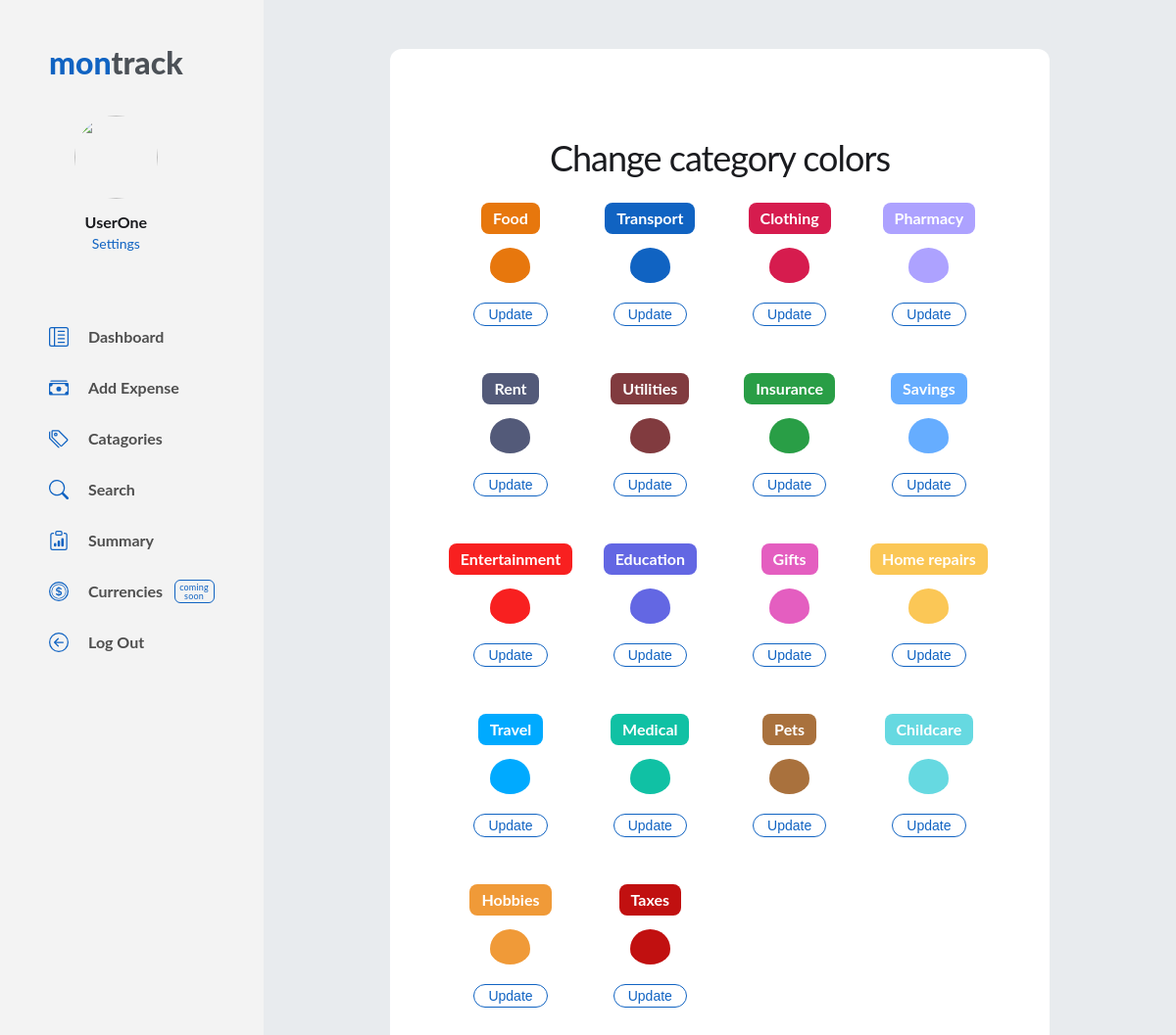
The page /categories (signed in) on the database as committed earlier.
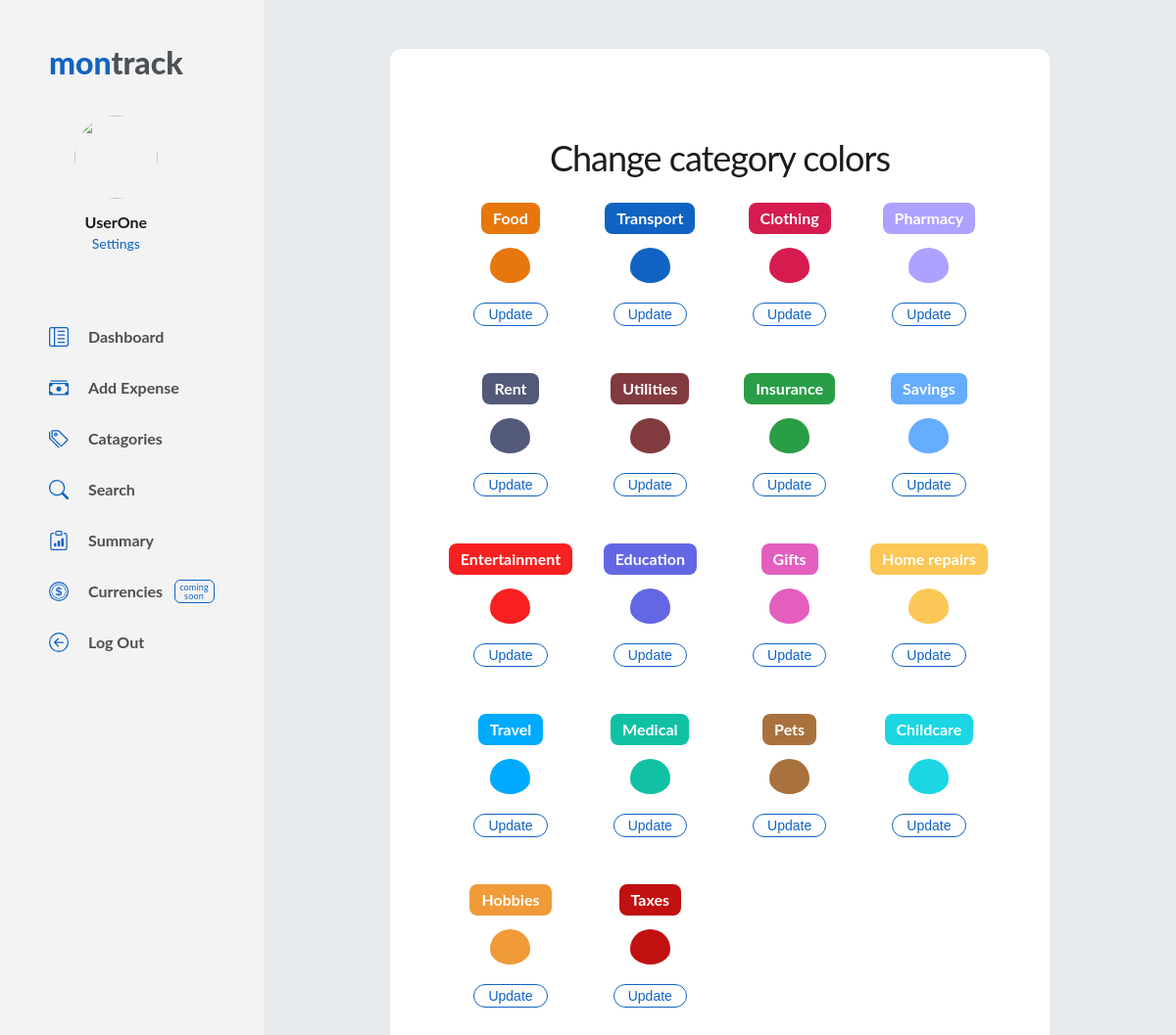
The same page on the database as committed later.
### tables this page shows
CREATE TABLE users (
    user_id INTEGER PRIMARY KEY AUTOINCREMENT NOT NULL,
    fname TEXT NOT NULL,
    lname TEXT NOT NULL,
    username TEXT NOT NULL,
    email TEXT NOT NULL,
    hash TEXT NOT NULL
, image TEXT NOT NULL DEFAULT 'https://uploads-ssl.webflow.com/63987bd2db675b2f0fd5a56e/63987bd2db675bb88dd5a5a1_Icon%202.svg');

CREATE TABLE categories (
    category_id INTEGER PRIMARY KEY AUTOINCREMENT NOT NULL,
    category TEXT UNIQE NOT NULL,
    color TEXT NOT NULL DEFAULT "#1063c2"
);

### app.py (the view, shortened to what this page needs)
@app.route("/categories", methods=["GET", "POST"])
@login_required
def categories():
    user_id = session["user_id"]
    connect = sqlite3.connect("expenses.db")
    cursor = connect.cursor()
    cursor.execute("SELECT username FROM users WHERE user_id = ?", (user_id,))
    username = cursor.fetchone()[0]
    cursor.execute("SELECT image FROM users WHERE user_id = ?", (user_id,))
    userimage = cursor.fetchone()[0]
    cursor.execute("SELECT * FROM categories")
    categories = cursor.fetchall()
    if request.method == "GET":
        return render_template("categories.html", username=username, userimage=userimage, categories=categories)

### helpers.py (called while the page is built)
def login_required(f):
    @wraps(f)
    def decorated_function(*args, **kwargs):
        if session.get("user_id") is None:
            return redirect("/login")
        return f(*args, **kwargs)
    return decorated_function

### templates/categories.html (shortened to what this page needs)
{% extends "layout.html" %}
{% block body %}
<div class="body-center">
  <div class="add-expense">
    <div class="add-expense_panel">
      <div class="form-wrapper radius">
        <h1 class="title-expense">Change category colors</h1>
        <div class="categories_color-change-wrapper">
          {% for row in categories %}
          <form id="expenses-from" name="expenses-from" data-name="expenses-from" method="post" class="categories-form" aria-label="expenses-from">
              <div class="category_color-change">
                <label style="background-color:{{ row[2] }}" class="color-picker_category" for="color-picker">{{ row[1] }}</label>
                <input type="color" id="color-picker" name="{{ row[1] }}" value="{{ row[2] }}">
                <input type="submit" name="{{ row[1] }}" value="Update" class="color-picker_button">
              </div>
          </form>
          {% endfor %}
        </div>
      </div>
    </div>
  </div>
</div>
{% endblock %}

### templates/layout.html (shortened to what this page needs)
<head>
  <link href="/static/styles.css" rel="stylesheet">
</head>
<body>
  <main class="main-page">
    <div class="side-menu">
      <div class="side-menu_top">
        <a href="/" class="logo-link">mon<span class="logo-link_span">track</span></a>
        <div class="side-menu_user">
          <div class="sm_user-wrapper"><img src="{{ userimage }}" loading="lazy" alt="" class="user_profile-image">
            <div class="user_name">{{ username }}</div>
            <a href="/settings" class="sm_user-link" id="settings">Settings</a>
          </div>
        </div>
      </div>
      <div class="side-menu_links">
        <div class="sm_links-wrapper">
          <a href="/" aria-current="page" class="side-menu_link w-inline-block w--current">
            <div class="menu-svg w-embed"></div>
            <div>Dashboard</div>
          </a>
          <a href="/expenses" class="side-menu_link w-inline-block">
            <div class="menu-svg w-embed"></div>
            <div>Add Expense</div>
          </a>
          <a href="/categories" aria-current="page" class="side-menu_link w-inline-block w--current">
            <div class="menu-svg w-embed"></div>
            <div>Catagories</div>
          </a>
          <a href="/search" aria-current="page" class="side-menu_link w-inline-block w--current">
            <div class="menu-svg w-embed"></div>
            <div>Search</div>
          </a>
          <a href="/summary" aria-current="page" class="side-menu_link w-inline-block w--current">
            <div class="menu-svg w-embed"></div>
            <div>Summary</div>
          </a>
          <div class="sm_link-wrapper">
            <a aria-current="page" class="side-menu_link inactive-link w-inline-block w--current">
              <div class="menu-svg w-embed"></div>
              <div>Currencies</div>
            </a>
            <div class="label-coming">coming<br>soon</div>
          </div>
          <a href="/logout" aria-current="page" class="side-menu_link w-inline-block w--current">
            <div class="menu-svg w-embed"></div>
            <div>Log Out</div>
          </a>
        </div>
      </div>
    </div>
    <div class="page-body">
      {% block body %}{% endblock %}
    </main>
</body>

Rows that differ between the two databases and show on the page:
changed categories "Childcare": color "#66d9e1" → "#1cd6e3"
